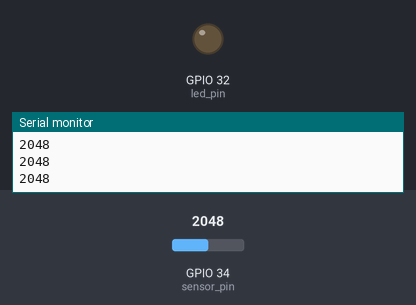
The sketch below on a simulated ESP32. On the bench: output pins drawn as LEDs (lit = HIGH), the last lines printed to the serial monitor. Inputs (shaded band) come from the test bench; at power-on: GPIO 34 (sensor_pin) = 2048.

Above: at 1.2 s.
1.3 s: GPIO 34 (sensor_pin) set to 3443
2.8 s: GPIO 34 (sensor_pin) set to 3572
At 4.0 s:
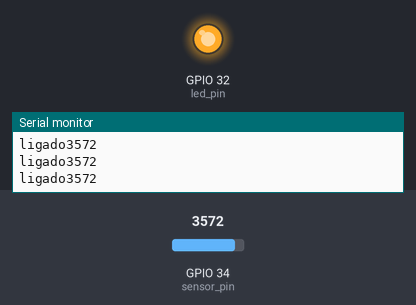
4.3 s: GPIO 34 (sensor_pin) set to 2866
At 5.2 s:
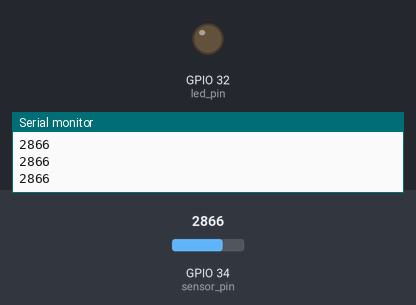
5.8 s: GPIO 34 (sensor_pin) set to 3603
At 6.2 s:
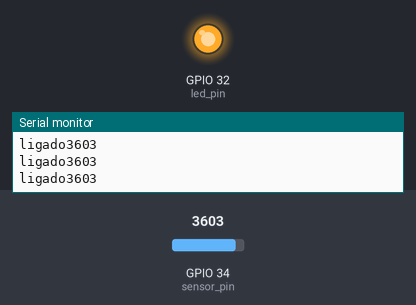
Timing chart, 0 to 8.3 s (numbered marks = the images above; inputs shaded):
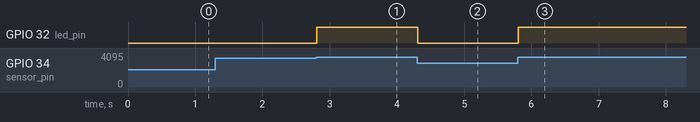

The sketch:

aula3_1.ino
```cpp
#define led_pin 32

#define sensor_pin 34
void setup() {
  pinMode(led_pin, OUTPUT);
  pinMode(sensor_pin, INPUT);
  Serial.begin(115200);
}


int delta = 3500;
void loop() {
  int sensor_value = analogRead(sensor_pin);
  Serial.println(sensor_value);
  if(sensor_value >= delta){
    Serial.print("ligado");
    digitalWrite(led_pin, HIGH);
  }else{
    digitalWrite(led_pin, LOW);
  }
  delay(10);
}
```

Measured:
- the behaviour switches between 3499 and 3500 on GPIO 34 (sensor_pin) (found by bisection; images 0 and 1)
- after the input at 2.8 s, GPIO 32 (led_pin): LOW → HIGH at once
- after the input at 4.3 s, GPIO 32 (led_pin): HIGH → LOW at once
- after the input at 5.8 s, GPIO 32 (led_pin): LOW → HIGH at once
